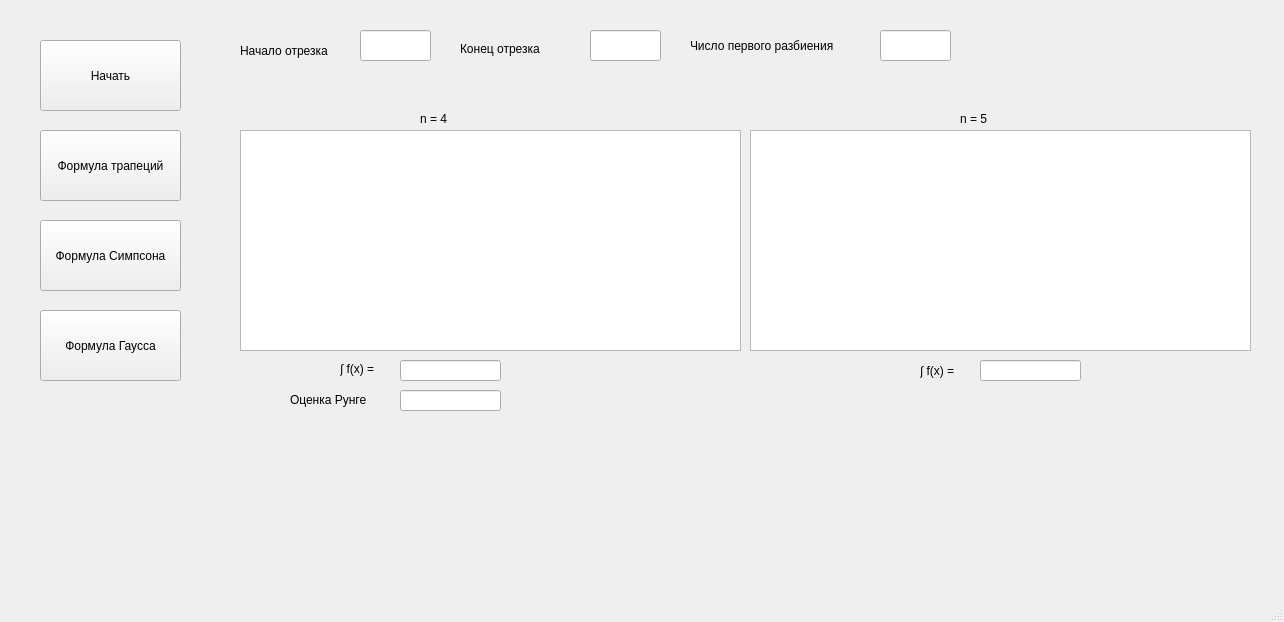
<?xml version="1.0" encoding="UTF-8"?>
<ui version="4.0">
 <class>MainWindow</class>
 <widget class="QMainWindow" name="MainWindow">
  <property name="geometry">
   <rect>
    <x>0</x>
    <y>0</y>
    <width>1284</width>
    <height>622</height>
   </rect>
  </property>
  <property name="windowTitle">
   <string>MainWindow</string>
  </property>
  <widget class="QWidget" name="centralwidget">
   <widget class="QPushButton" name="pushButton">
    <property name="geometry">
     <rect>
      <x>40</x>
      <y>40</y>
      <width>141</width>
      <height>71</height>
     </rect>
    </property>
    <property name="text">
     <string>Начать</string>
    </property>
   </widget>
   <widget class="QLineEdit" name="lineEdit">
    <property name="geometry">
     <rect>
      <x>360</x>
      <y>30</y>
      <width>71</width>
      <height>31</height>
     </rect>
    </property>
   </widget>
   <widget class="QLabel" name="label">
    <property name="geometry">
     <rect>
      <x>240</x>
      <y>40</y>
      <width>121</width>
      <height>21</height>
     </rect>
    </property>
    <property name="text">
     <string>Начало отрезка</string>
    </property>
   </widget>
   <widget class="QLabel" name="label_2">
    <property name="geometry">
     <rect>
      <x>460</x>
      <y>40</y>
      <width>121</width>
      <height>18</height>
     </rect>
    </property>
    <property name="text">
     <string>Конец отрезка</string>
    </property>
   </widget>
   <widget class="QLineEdit" name="lineEdit_2">
    <property name="geometry">
     <rect>
      <x>590</x>
      <y>30</y>
      <width>71</width>
      <height>31</height>
     </rect>
    </property>
   </widget>
   <widget class="QLabel" name="label_3">
    <property name="geometry">
     <rect>
      <x>690</x>
      <y>30</y>
      <width>221</width>
      <height>31</height>
     </rect>
    </property>
    <property name="text">
     <string>Число первого разбиения</string>
    </property>
   </widget>
   <widget class="QLineEdit" name="lineEdit_3">
    <property name="geometry">
     <rect>
      <x>880</x>
      <y>30</y>
      <width>71</width>
      <height>31</height>
     </rect>
    </property>
   </widget>
   <widget class="QPushButton" name="pushButton_2">
    <property name="geometry">
     <rect>
      <x>40</x>
      <y>130</y>
      <width>141</width>
      <height>71</height>
     </rect>
    </property>
    <property name="text">
     <string>Формула трапеций</string>
    </property>
   </widget>
   <widget class="QTableWidget" name="tableWidget">
    <property name="geometry">
     <rect>
      <x>240</x>
      <y>130</y>
      <width>501</width>
      <height>221</height>
     </rect>
    </property>
   </widget>
   <widget class="QLabel" name="label_4">
    <property name="geometry">
     <rect>
      <x>340</x>
      <y>360</y>
      <width>51</width>
      <height>18</height>
     </rect>
    </property>
    <property name="text">
     <string>∫ f(x) = </string>
    </property>
   </widget>
   <widget class="QLineEdit" name="lineEdit_4">
    <property name="geometry">
     <rect>
      <x>400</x>
      <y>360</y>
      <width>101</width>
      <height>21</height>
     </rect>
    </property>
   </widget>
   <widget class="QLabel" name="label_5">
    <property name="geometry">
     <rect>
      <x>290</x>
      <y>390</y>
      <width>101</width>
      <height>20</height>
     </rect>
    </property>
    <property name="text">
     <string>Оценка Рунге</string>
    </property>
   </widget>
   <widget class="QLineEdit" name="lineEdit_5">
    <property name="geometry">
     <rect>
      <x>400</x>
      <y>390</y>
      <width>101</width>
      <height>21</height>
     </rect>
    </property>
   </widget>
   <widget class="QPushButton" name="pushButton_3">
    <property name="geometry">
     <rect>
      <x>40</x>
      <y>220</y>
      <width>141</width>
      <height>71</height>
     </rect>
    </property>
    <property name="text">
     <string>Формула Симпсона</string>
    </property>
   </widget>
   <widget class="QPushButton" name="pushButton_4">
    <property name="geometry">
     <rect>
      <x>40</x>
      <y>310</y>
      <width>141</width>
      <height>71</height>
     </rect>
    </property>
    <property name="text">
     <string>Формула Гаусса</string>
    </property>
   </widget>
   <widget class="QTableWidget" name="tableWidget_2">
    <property name="geometry">
     <rect>
      <x>750</x>
      <y>130</y>
      <width>501</width>
      <height>221</height>
     </rect>
    </property>
   </widget>
   <widget class="QLabel" name="label_6">
    <property name="geometry">
     <rect>
      <x>420</x>
      <y>110</y>
      <width>67</width>
      <height>18</height>
     </rect>
    </property>
    <property name="text">
     <string>n = 4</string>
    </property>
   </widget>
   <widget class="QLabel" name="label_7">
    <property name="geometry">
     <rect>
      <x>960</x>
      <y>110</y>
      <width>67</width>
      <height>18</height>
     </rect>
    </property>
    <property name="text">
     <string>n = 5</string>
    </property>
   </widget>
   <widget class="QLabel" name="label_8">
    <property name="geometry">
     <rect>
      <x>920</x>
      <y>360</y>
      <width>67</width>
      <height>21</height>
     </rect>
    </property>
    <property name="text">
     <string>∫ f(x) = </string>
    </property>
   </widget>
   <widget class="QLineEdit" name="lineEdit_6">
    <property name="geometry">
     <rect>
      <x>980</x>
      <y>360</y>
      <width>101</width>
      <height>21</height>
     </rect>
    </property>
   </widget>
  </widget>
  <widget class="QMenuBar" name="menubar">
   <property name="geometry">
    <rect>
     <x>0</x>
     <y>0</y>
     <width>1284</width>
     <height>23</height>
    </rect>
   </property>
  </widget>
  <widget class="QStatusBar" name="statusbar"/>
 </widget>
 <resources/>
 <connections/>
</ui>
